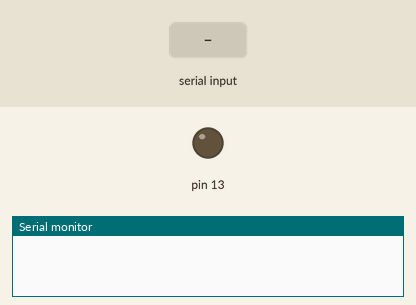
The sketch below on a simulated Arduino Uno, built with avr-gcc and run on an emulated ATmega328P. Parts: output pins drawn as LEDs (lit = HIGH), the last lines printed to the serial monitor. Inputs (shaded band) come from the test bench.

Above: at 1.2 s.
1.3 s: "LED ON\n" received over Serial
At 1.6 s:
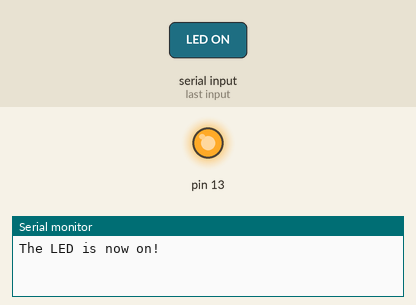
4.3 s: "LED OFF\n" received over Serial
At 5.1 s:
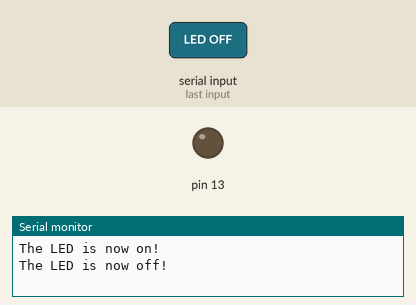
Timing chart, 0 to 7.3 s (numbered marks = the images above; inputs shaded):
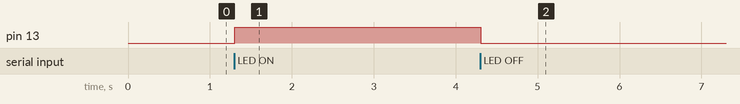

Measured:
- after the input at 1.3 s, pin 13: LOW → HIGH at once
- after the input at 4.3 s, pin 13: HIGH → LOW at once

The sketch:

LedOnOff.ino
```cpp
String inputString = "";
bool isStringComplete = false;

void setup() {
  Serial.begin(19200);
  inputString.reserve(200);
  pinMode(13,OUTPUT);
}

void loop() {
  if (isStringComplete) {
    if(inputString.equals("LED ON")){
      digitalWrite(13,HIGH);
      Serial.println("The LED is now on!");
    } else if(inputString.equals("LED OFF")){
      digitalWrite(13,LOW);
      Serial.println("The LED is now off!");
    } else{
      Serial.print("Unknown command -->");
      Serial.println(inputString);
    }

    inputString = "";
    isStringComplete = false;
  }
}

void serialEvent() {
  while (Serial.available()) {
    char inChar = (char)Serial.read();
    if (inChar == '\n') {
      isStringComplete = true;
    } else {
      inputString += inChar;
    }
  }
}
```
